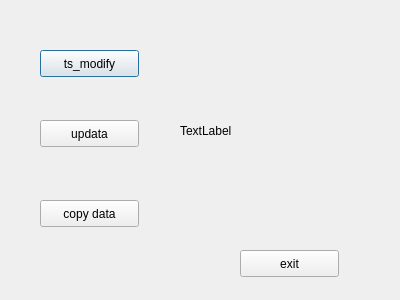
<?xml version="1.0" encoding="UTF-8"?>
<ui version="4.0">
 <class>ManagerDialog</class>
 <widget class="QDialog" name="ManagerDialog">
  <property name="geometry">
   <rect>
    <x>0</x>
    <y>0</y>
    <width>400</width>
    <height>300</height>
   </rect>
  </property>
  <property name="windowTitle">
   <string>Dialog</string>
  </property>
  <widget class="QPushButton" name="pushButton_ts">
   <property name="geometry">
    <rect>
     <x>40</x>
     <y>50</y>
     <width>99</width>
     <height>27</height>
    </rect>
   </property>
   <property name="text">
    <string>ts_modify</string>
   </property>
  </widget>
  <widget class="QPushButton" name="pushButton_updata">
   <property name="geometry">
    <rect>
     <x>40</x>
     <y>120</y>
     <width>99</width>
     <height>27</height>
    </rect>
   </property>
   <property name="text">
    <string>updata</string>
   </property>
  </widget>
  <widget class="QPushButton" name="pushButton_copy">
   <property name="geometry">
    <rect>
     <x>40</x>
     <y>200</y>
     <width>99</width>
     <height>27</height>
    </rect>
   </property>
   <property name="text">
    <string>copy data</string>
   </property>
  </widget>
  <widget class="QPushButton" name="pushButton_exit">
   <property name="geometry">
    <rect>
     <x>240</x>
     <y>250</y>
     <width>99</width>
     <height>27</height>
    </rect>
   </property>
   <property name="text">
    <string>exit</string>
   </property>
  </widget>
  <widget class="QLabel" name="label">
   <property name="geometry">
    <rect>
     <x>180</x>
     <y>120</y>
     <width>201</width>
     <height>21</height>
    </rect>
   </property>
   <property name="text">
    <string>TextLabel</string>
   </property>
  </widget>
 </widget>
 <resources/>
 <connections/>
</ui>
